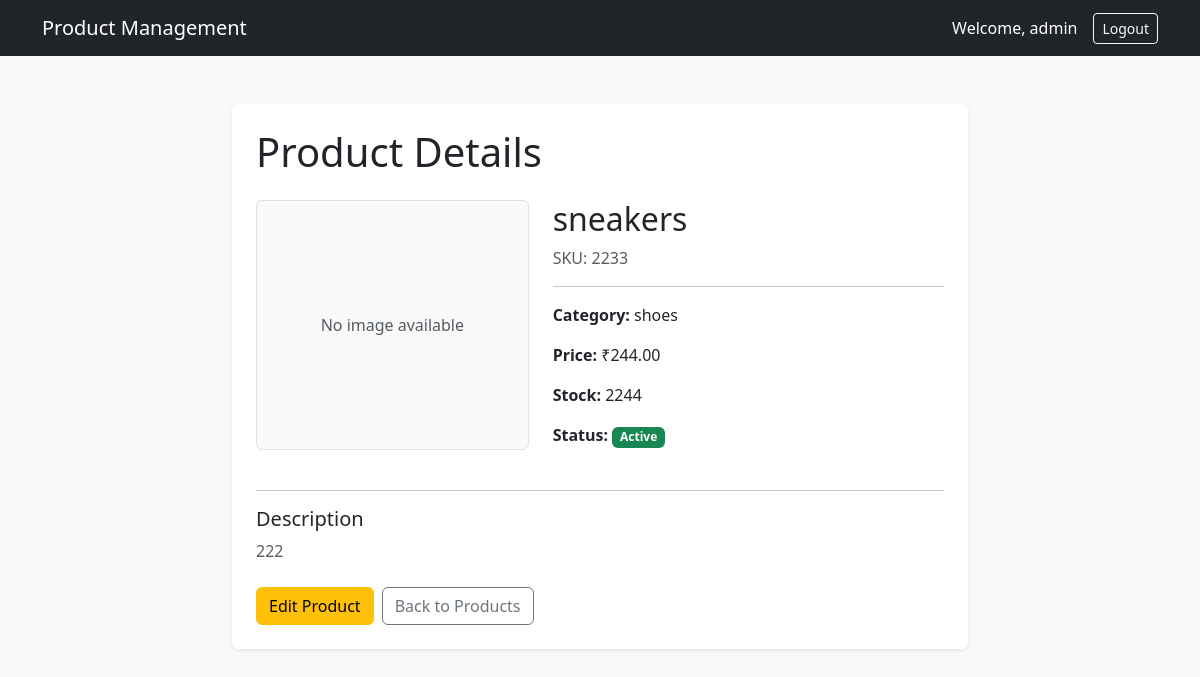
Screenshot of /products/view/2/ (signed in) with the database file from the repository.
### products/models.py (models this page shows, shortened)
class Product(models.Model):
    STATUS_CHOICES = [
        ("active", "Active"),
        ("inactive", "Inactive"),
    ]
    name = models.CharField(max_length=200)
    sku = models.CharField(max_length=100, unique=True)
    category = models.ForeignKey(
        Category,
        on_delete=models.CASCADE,
        related_name="products"
    )
    price = models.DecimalField(
        max_digits=10,
        decimal_places=2,
        validators=[MinValueValidator(0.01)]
    )
    stock = models.PositiveIntegerField()
    image = models.ImageField(
        upload_to="products/",
        blank=True,
        null=True
    )
    description = models.TextField(blank=True)
    status = models.CharField(
        max_length=10,
        choices=STATUS_CHOICES,
        default="active"
    )
    created_at = models.DateTimeField(auto_now_add=True)
    updated_at = models.DateTimeField(auto_now=True)
    class Meta:
        ordering = ["-created_at"]

class Category(models.Model):
    name = models.CharField(max_length=100, unique=True)
    class Meta:
        verbose_name_plural = "Categories"
        ordering = ["name"]

### products/views.py (the view)
@login_required
def product_detail(request, pk):
    product = get_object_or_404(
        Product.objects.select_related("category"),
        pk=pk
    )
    return render(
        request,
        "products/product_detail.html",
        {"product": product}
    )

### templates/products/product_detail.html (shortened to what this page needs)
<!DOCTYPE html>
<html lang="en">
<head>
    <link
        href="https://cdn.jsdelivr.net/npm/bootstrap@5.3.3/dist/css/bootstrap.min.css"
        rel="stylesheet"
    >
</head>
<body class="bg-light">
<nav class="navbar navbar-dark bg-dark">
    <div class="container">
        <a
            class="navbar-brand"
            href="{% url 'dashboard' %}"
        >
            Product Management
        </a>
        <div class="d-flex align-items-center">
            <span class="text-white me-3">
                Welcome, {{ user.username }}
            </span>
            <form
                method="post"
                action="{% url 'logout' %}"
            >
                <button
                    type="submit"
                    class="btn btn-outline-light btn-sm"
                >
                    Logout
                </button>
            </form>
        </div>
    </div>
</nav>
<div class="container py-5">
    <div class="row justify-content-center">
        <div class="col-lg-8">
            <div class="card shadow-sm border-0">
                <div class="card-body p-4">
                    <h1 class="mb-4">
                        Product Details
                    </h1>
                    <div class="row">
                        <div class="col-md-5 text-center mb-4">
                            {% if product.image %}
                                <img
                                    src="{{ product.image.url }}"
                                    alt="{{ product.name }}"
                                    class="img-fluid rounded"
                                    style="max-height: 300px;"
                                >
                            {% else %}
                                <div
                                    class="bg-light border rounded d-flex align-items-center justify-content-center"
                                    style="height: 250px;"
                                >
                                    <span class="text-muted">
                                        No image available
                                    </span>
                                </div>
                            {% endif %}
                        </div>
                        <div class="col-md-7">
                            <h2>
                                {{ product.name }}
                            </h2>
                            <p class="text-muted">
                                SKU: {{ product.sku }}
                            </p>
                            <hr>
                            <div class="mb-3">
                                <strong>
                                    Category:
                                </strong>
                                {{ product.category.name }}
                            </div>
                            <div class="mb-3">
                                <strong>
                                    Price:
                                </strong>
                                ₹{{ product.price }}
                            </div>
                            <div class="mb-3">
                                <strong>
                                    Stock:
                                </strong>
                                {% if product.stock <= 5 %}
                                    <span class="badge bg-warning text-dark">
                                        {{ product.stock }} - Low Stock
                                    </span>
                                {% else %}
                                    {{ product.stock }}
                                {% endif %}
                            </div>
                            <div class="mb-3">
                                <strong>
                                    Status:
                                </strong>
                                {% if product.status == "active" %}
                                    <span class="badge bg-success">
                                        Active
                                    </span>
                                {% else %}
                                    <span class="badge bg-secondary">
                                        Inactive
                                    </span>
                                {% endif %}
                            </div>
                        </div>
                    </div>
                    <hr>
                    <div class="mb-4">
                        <h5>
                            Description
                        </h5>
                        {% if product.description %}
                            <p class="text-muted">
                                {{ product.description }}
                            </p>
                        {% else %}
                            <p class="text-muted">
                                No description available.
                            </p>
                        {% endif %}
                    </div>
                    <div class="d-flex gap-2">
                        <a
                            href="{% url 'product_edit' product.pk %}"
                            class="btn btn-warning"
                        >
                            Edit Product
                        </a>
                        <a
                            href="{% url 'product_list' %}"
                            class="btn btn-outline-secondary"
                        >
                            Back to Products
                        </a>
                    </div>
                </div>
            </div>
        </div>
    </div>
</div>
</body>
</html>

### rows the page displays
Product: name "sneakers", sku "2233", category.name "shoes", price "244.00", stock "2244", description "222"

### other values shown
{{ user.username }} "admin"
